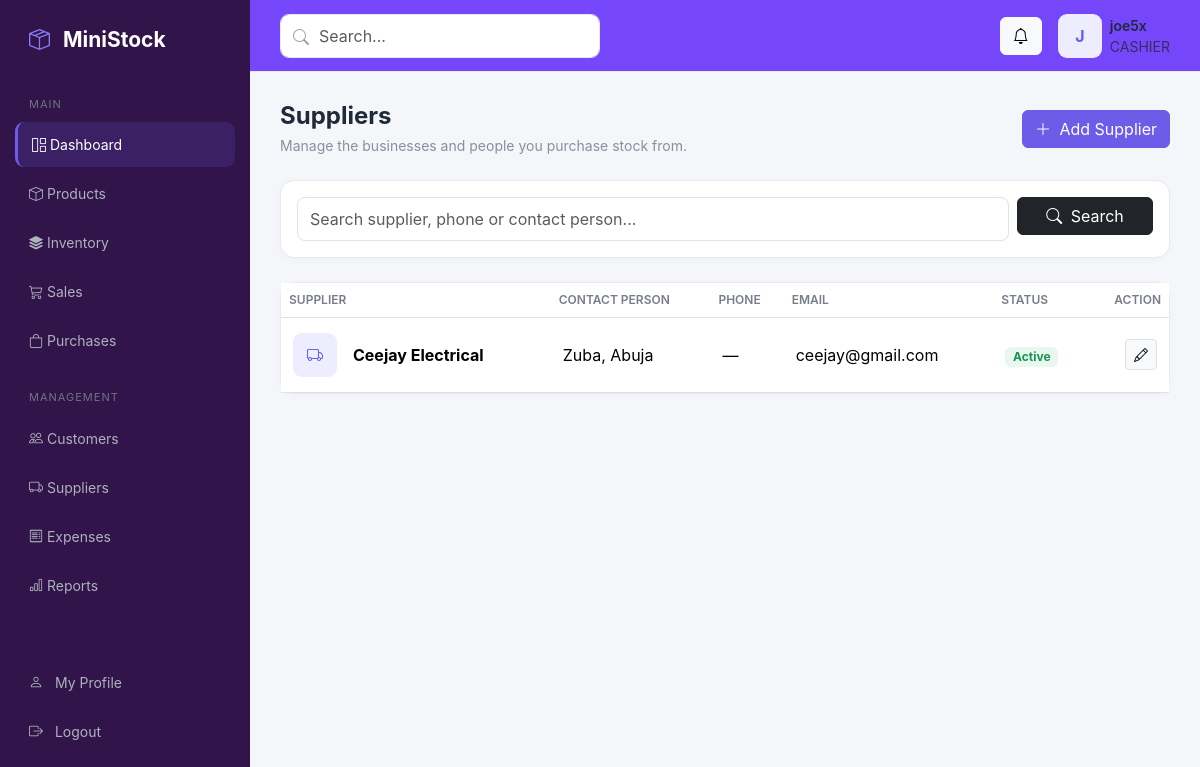
/suppliers/ (signed in), run on the app's committed database.
### accounts/models.py (models this page shows, shortened)
class User(AbstractUser):
    class Role(models.TextChoices):
        ADMIN = "ADMIN", "Administrator"
        MANAGER = "MANAGER", "Manager"
        CASHIER = "CASHIER", "Cashier"
        STOREKEEPER = "STOREKEEPER", "Storekeeper"
    role = models.CharField(
        max_length=20,
        choices=Role.choices,
        default=Role.CASHIER,
    )
    phone = models.CharField(
        max_length=30,
        blank=True,
    )

### suppliers/models.py (models this page shows, shortened)
class Supplier(models.Model):
    name = models.CharField(max_length=200)
    phone = models.CharField(max_length=30, blank=True)
    email = models.EmailField(blank=True)
    address = models.TextField(blank=True)
    contact_person = models.CharField(max_length=150, blank=True)
    is_active = models.BooleanField(default=True)
    created_at = models.DateTimeField(auto_now_add=True)
    updated_at = models.DateTimeField(auto_now=True)
    class Meta:
        ordering = ["name"]

### suppliers/views.py (the view, shortened to what this page needs)
# urls.py: path("", views.supplier_list, name="supplier_list"),
@login_required
def supplier_list(request):
    suppliers = Supplier.objects.all()
    query = request.GET.get("q", "").strip()
    return render(
        request,
        "suppliers/supplier_list.html",
        {
            "suppliers": suppliers,
            "query": query,
        },
    )

### templates/suppliers/supplier_list.html (shortened to what this page needs)
{% extends "base.html" %}
{% block content %}
<div class="d-flex justify-content-between align-items-center mb-4">
    <div>
        <h4 class="page-title mb-1">Suppliers</h4>
        <p class="page-subtitle mb-0">
            Manage the businesses and people you purchase stock from.
        </p>
    </div>
    <a href="{% url 'suppliers:supplier_create' %}"
       class="btn btn-primary">
        <i class="bi bi-plus-lg me-1"></i>
        Add Supplier
    </a>
</div>
<div class="card mb-4">
    <div class="card-body">
        <form method="GET" class="row g-2">
            <div class="col-md-10">
                <input
                    type="text"
                    name="q"
                    value="{{ query }}"
                    class="form-control"
                    placeholder="Search supplier, phone or contact person..."
                >
            </div>
            <div class="col-md-2">
                <button class="btn btn-dark w-100">
                    <i class="bi bi-search me-1"></i>
                    Search
                </button>
            </div>
        </form>
    </div>
</div>
<div class="card">
    <div class="table-responsive">
        <table class="table align-middle">
            <thead>
                <tr>
                    <th>Supplier</th>
                    <th>Contact Person</th>
                    <th>Phone</th>
                    <th>Email</th>
                    <th>Status</th>
                    <th class="text-end">Action</th>
                </tr>
            </thead>
            <tbody>
                {% for supplier in suppliers %}
                <tr>
                    <td>
                        <div class="d-flex align-items-center gap-3">
                            <div class="avatar-placeholder">
                                <i class="bi bi-truck"></i>
                            </div>
                            <strong>
                                {{ supplier.name }}
                            </strong>
                        </div>
                    </td>
                    <td>
                        {{ supplier.contact_person|default:"—" }}
                    </td>
                    <td>
                        {{ supplier.phone|default:"—" }}
                    </td>
                    <td>
                        {{ supplier.email|default:"—" }}
                    </td>
                    <td>
                        {% if supplier.is_active %}
                            <span class="badge badge-soft-success">
                                Active
                            </span>
                        {% else %}
                            <span class="badge badge-soft-warning">
                                Inactive
                            </span>
                        {% endif %}
                    </td>
                    <td class="text-end">
                        <a
                            href="{% url 'suppliers:supplier_update' supplier.pk %}"
                            class="btn btn-sm btn-light border"
                        >
                            <i class="bi bi-pencil"></i>
                        </a>
                    </td>
                </tr>
                {% endfor %}
            </tbody>
        </table>
    </div>
</div>
{% endblock %}

### templates/base.html (shortened to what this page needs)
{% load static %}
<!DOCTYPE html>
<html lang="en">
<head>
    <link
        href="https://cdn.jsdelivr.net/npm/bootstrap@5.3.3/dist/css/bootstrap.min.css"
        rel="stylesheet"
    >
    <link
        href="https://cdn.jsdelivr.net/npm/bootstrap-icons@1.11.3/font/bootstrap-icons.css"
        rel="stylesheet"
    >
</head>
<body>
<aside class="sidebar">
    <div class="brand">
        <i class="bi bi-box-seam"></i>
        <span>MiniStock</span>
    </div>
    <div class="nav-title">Main</div>
    <a href="{% url 'dashboard:dashboard_home' %}" class="nav-link active">
        <i class="bi bi-grid-1x2"></i>
        <span>Dashboard</span>
    </a>
    <a href="{% url 'products:product_list' %}" class="nav-link">
        <i class="bi bi-box"></i>
        <span>Products</span>
    </a>
    <a href="{% url 'inventory:movement_list' %}" class="nav-link">
        <i class="bi bi-stack"></i>
        <span>Inventory</span>
    </a>
    <a href="{% url 'sales:sale_list' %}" class="nav-link">
        <i class="bi bi-cart3"></i>
        <span>Sales</span>
    </a>
    <a href="{% url 'documents:purchase_list' %}" class="nav-link">
        <i class="bi bi-bag"></i>
        <span>Purchases</span>
    </a>
    <div class="nav-title mt-3">Management</div>
    <a href="{% url 'customers:customer_list' %}" class="nav-link">
        <i class="bi bi-people"></i>
        <span>Customers</span>
    </a>
    <a href="{% url 'suppliers:supplier_list' %}" class="nav-link">
        <i class="bi bi-truck"></i>
        <span>Suppliers</span>
    </a>
    <a href="#" class="nav-link">
        <i class="bi bi-receipt"></i>
        <span>Expenses</span>
    </a>
    <a href="#" class="nav-link">
        <i class="bi bi-bar-chart"></i>
        <span>Reports</span>
    </a>
    <div class="pt-5">
        <a href="{% url 'accounts:profile' %}"
        class="nav-link">
        <i class="bi bi-person me-2"></i>
        My Profile
    </a>
    <form method="post" action="{% url 'accounts:logout' %}">
    <button type="submit" class="nav-link">
        <i class="bi bi-box-arrow-right me-2"></i>
        Logout
    </button>
</form>
</div>
<div class="pt-5 nav-link"></div>
</aside>
<div class="main">
    <header class="topbar">
        <div class="search-box">
            <i class="bi bi-search"></i>
            <input
                type="text"
                class="form-control"
                placeholder="Search..."
            >
        </div>
        <div class="d-flex align-items-center gap-3">
            <button class="btn btn-light">
                <i class="bi bi-bell"></i>
            </button>
            <div class="d-flex align-items-center gap-2">
                <div class="avatar-placeholder">
                    {{ request.user.username|first|upper }}
                </div>
                <div class="d-none d-md-block">
                    <div class="fw-semibold small">
                        {{ request.user.get_full_name|default:request.user.username }}
                    </div>
                    <div class="text-muted small">
                        {{ request.user.role|default:"User" }}
                    </div>
                </div>
            </div>
        </div>
    </header>
    <main class="content">
        {% block content %}
        {% endblock %}
    </main>
</div>
</body>
</html>

### templates/base.html (style rules this page uses)
:root { --primary: #6c5ce7; --primary-dark: #5849c5; --sidebar: #311449; --background: #f5f6fa; --card: #ffffff; --text: #1f2937; --muted: #8a8f9c; --border: #e7e9ef; }
* { box-sizing: border-box; }
body { margin: 0; background: var(--background); color: var(--text); font-family: Inter, -apple-system, BlinkMacSystemFont, "Segoe UI", sans-serif; }
.sidebar { width: 250px; height: 100vh; position: fixed; left: 0; top: 0; background: var(--sidebar); color: white; padding: 24px 15px; z-index: 1000; }
.brand { font-size: 21px; font-weight: 700; padding: 0 14px 30px; }
.brand i { color: #8b7cf8; margin-right: 8px; }
.nav-title { color: #6f7480; font-size: 11px; text-transform: uppercase; letter-spacing: 1px; padding: 10px 14px; }
.sidebar .nav-link { color: #aeb2bd; padding: 12px 14px; border-radius: 9px; margin-bottom: 4px; font-size: 14px; }
.sidebar .nav-link i { width: 25px; }
.sidebar .nav-link:hover, .sidebar .nav-link.active { color: white; background: rgba(108, 92, 231, .18); }
.sidebar .nav-link.active { border-left: 3px solid var(--primary); }
.main { margin-left: 250px; min-height: 100vh; }
.topbar { height: 72px; background: rgb(118, 70, 250); border-bottom: 1px solid var(--border); display: flex; align-items: center; justify-content: space-between; padding: 0 30px; }
.search-box { width: 320px; position: relative; }
.search-box i { position: absolute; left: 13px; top: 11px; color: #9ca3af; }
.search-box input { padding-left: 38px; border: 1px solid var(--border); border-radius: 9px; height: 40px; }
.content { padding: 30px; }
.page-title { font-size: 24px; font-weight: 700; }
.page-subtitle { color: var(--muted); font-size: 14px; }
.card { border: 1px solid var(--border); border-radius: 14px; box-shadow: 0 2px 10px rgba(0, 0, 0, .025); }
.btn-primary { background: var(--primary); border-color: var(--primary); }
.table { margin-bottom: 0; }
.table th { color: #777d89; font-size: 12px; font-weight: 600; text-transform: uppercase; white-space: nowrap; }
.table td { vertical-align: middle; padding: 15px 12px; }
.avatar-placeholder { width: 44px; height: 44px; border-radius: 9px; background: #eeecff; color: var(--primary); display: flex; align-items: center; justify-content: center; font-weight: 700; }
.badge-soft-success { background: #e8f8ef; color: #1b9250; }
.form-control, .form-select { min-height: 44px; border-color: #dfe2e8; border-radius: 8px; }

### data on the page
User: user.username|first "J", user.get_full_name "joe5x", user.role "CASHIER"
Supplier: name "Ceejay Electrical", contact_person "Zuba, Abuja", phone "—", email "ceejay@gmail.com", is_active "Active"
